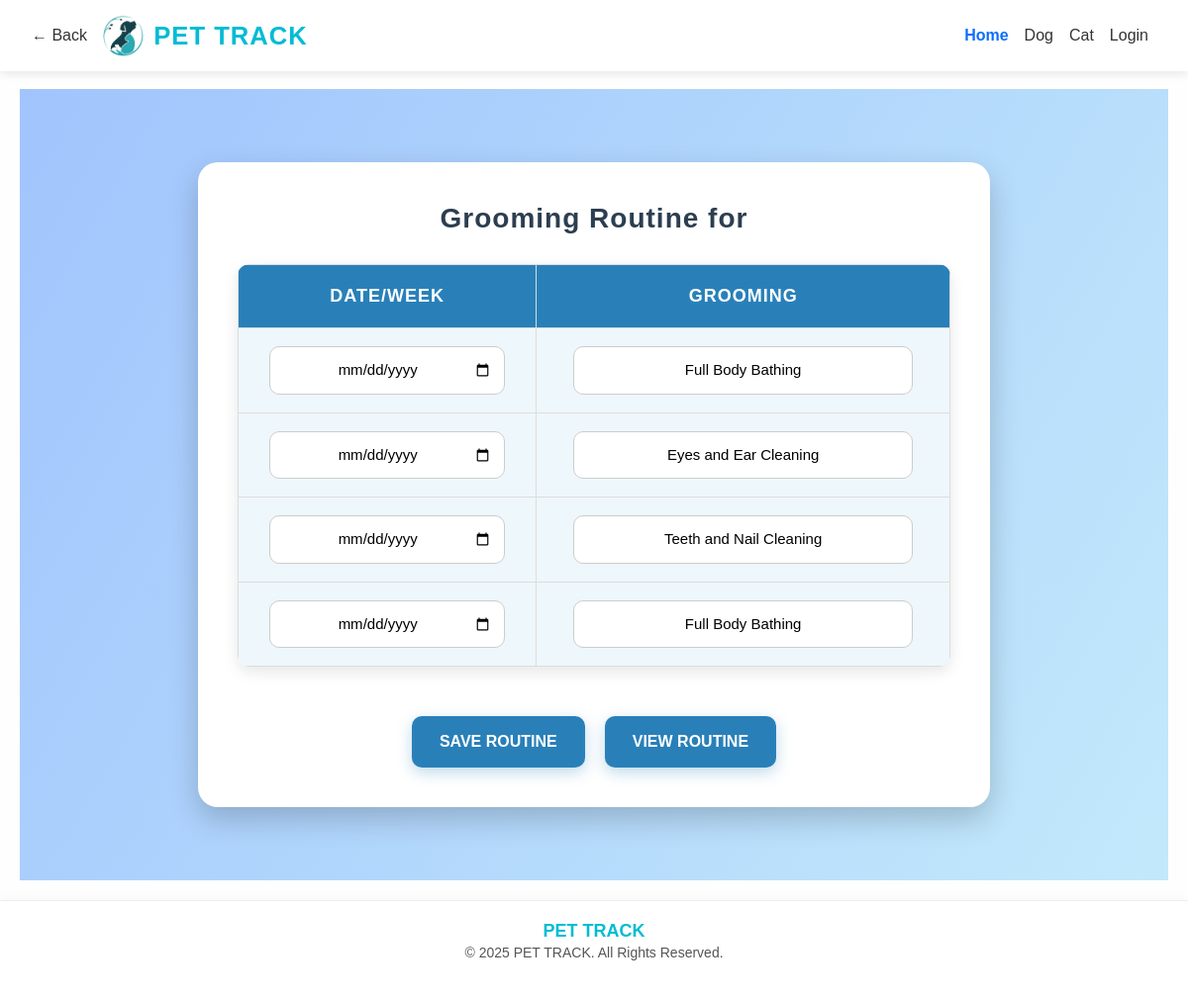
/cat_grooming_routine/2/, run on the app's committed database.
### app1/models.py (models this page shows, shortened)
class CatGroomingRoutine(models.Model):
    cat = models.ForeignKey(Cat, on_delete=models.CASCADE, default=1)
    cat_name = models.CharField(max_length=100)
    date101 = models.DateField(blank=True, null=True)
    grooming101 = models.CharField(max_length=255, blank=True, null=True)
    date102 = models.DateField(blank=True, null=True)
    grooming102 = models.CharField(max_length=255, blank=True, null=True)
    date103 = models.DateField(blank=True, null=True)
    grooming103 = models.CharField(max_length=255, blank=True, null=True)
    date104 = models.DateField(blank=True, null=True)
    grooming104 = models.CharField(max_length=255, blank=True, null=True)

### app1/views.py (the view, shortened to what this page needs)
# urls.py: path('cat_grooming_routine/<int:id>/', views.cat_grooming_routine, name='cat_grooming_routine'),
def cat_grooming_routine(request, id):
    cat = get_object_or_404(Cat, id=id)
    routine, created = CatGroomingRoutine.objects.get_or_create(cat=cat)
    return render(request, 'cat_grooming_routine.html', {
        'cat': cat,
        'routine': routine,
        'cid': id
    })

### templates/cat_grooming_routine.html (shortened to what this page needs)
{% extends 'base.html' %}
{% load static %}
{% block content %}
<section>
    <form action="{% url 'cat_grooming_routine' id=cid %}" method="post">
        <h2>Grooming Routine for {{ cat.cat_name }}</h2>
        <table>
            <tr>
                <th>Date/Week</th>
                <th>Grooming</th>
            </tr>
            <tr>
                <td><input type="date" name="date101" value="{{ routine.date101 }}"></td>
                <td><input type="text" name="grooming101" value="{{ routine.grooming101 }}" placeholder="Enter grooming details"></td>
            </tr>
            <tr>
                <td><input type="date" name="date102" value="{{ routine.date102 }}"></td>
                <td><input type="text" name="grooming102" value="{{ routine.grooming102 }}" placeholder="Enter grooming details"></td>
            </tr>
            <tr>
                <td><input type="date" name="date103" value="{{ routine.date103 }}"></td>
                <td><input type="text" name="grooming103" value="{{ routine.grooming103 }}" placeholder="Enter grooming details"></td>
            </tr>
            <tr>
                <td><input type="date" name="date104" value="{{ routine.date104 }}"></td>
                <td><input type="text" name="grooming104" value="{{ routine.grooming104 }}" placeholder="Enter grooming details"></td>
            </tr>
        </table>
        <div class="button-row">
            <button type="submit">Save Routine</button>
            {% if routine.id %}
                <a href="{% url 'cat_grooming_view' id=routine.id %}" class="button">View Routine</a>
            {% endif %}
        </div>
    </form>
</section>
{% endblock %}

### templates/base.html (style rules this page uses)
* { box-sizing: border-box; }
body { font-family: 'Poppins', sans-serif; margin: 0; padding-top: 70px; background-color: #fefefe; color: #333; }

### templates/cat_grooming_routine.html (style rules this page uses)
section { font-family: 'Poppins', sans-serif; background: linear-gradient(120deg, #a1c4fd, #c2e9fb); margin: 0; padding: 0; display: flex; justify-content: center; align-items: center; min-height: 100vh; }
form { background: white; padding: 40px; border-radius: 20px; box-shadow: 0px 12px 30px rgba(0, 0, 0, 0.2); width: 100%; max-width: 800px; text-align: center; animation: fadeIn 0.8s ease-in-out; margin: 20px; }
h2 { color: #2c3e50; margin-bottom: 30px; font-size: 28px; font-weight: 700; letter-spacing: 1px; }
table { width: 100%; border-collapse: collapse; margin-top: 15px; background: #fff; border-radius: 12px; overflow: hidden; box-shadow: 0px 5px 15px rgba(0, 0, 0, 0.1); }
th, td { border: 1px solid #ddd; padding: 18px; text-align: center; font-size: 16px; transition: background 0.3s ease; }
th { background: #2980b9; color: white; font-size: 18px; text-transform: uppercase; letter-spacing: 1px; }
td { background: #eef7fb; }
td input[type="text"], td input[type="date"] { width: 90%; padding: 12px; border: 1px solid #ccc; border-radius: 10px; font-size: 15px; transition: all 0.3s ease; text-align: center; }
button, .button { display: inline-block; margin-top: 25px; background-color: #2980b9; color: white; border: none; padding: 14px 28px; font-size: 16px; border-radius: 10px; cursor: pointer; transition: 0.3s; font-weight: bold; text-transform: uppercase; box-shadow: 0px 5px 15px rgba(41, 128, 185, 0.3); text-decoration: none; }
.button-row { display: flex; justify-content: center; gap: 20px; margin-top: 25px; flex-wrap: wrap; }

### data on the page
CatGroomingRoutine: grooming101 "Full Body Bathing", grooming102 "Eyes and Ear Cleaning", grooming103 "Teeth and Nail Cleaning", grooming104 "Full Body Bathing"
